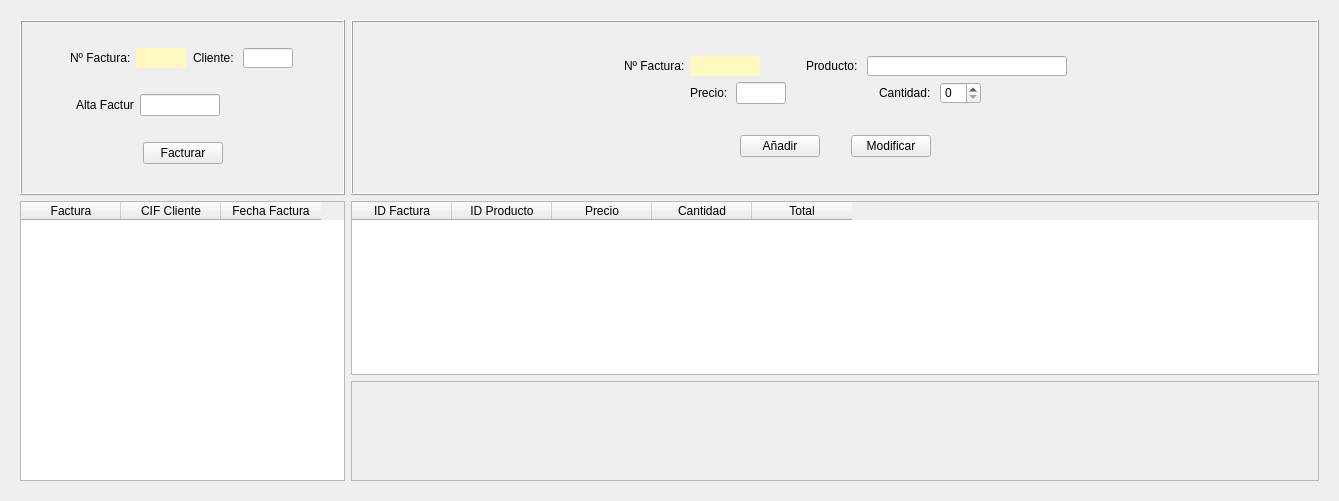
      <widget class="QWidget" name="Facturas">
       <attribute name="title">
        <string>Facturas</string>
       </attribute>
       <layout class="QGridLayout" name="gridLayout_15">
        <item row="0" column="0">
         <widget class="QWidget" name="clientes_3" native="true">
          <layout class="QGridLayout" name="gridLayout_17">
           <item row="0" column="1">
            <widget class="QFrame" name="frameFormulario_4">
             <property name="sizePolicy">
              <sizepolicy hsizetype="Fixed" vsizetype="Ignored">
               <horstretch>1</horstretch>
               <verstretch>2</verstretch>
              </sizepolicy>
             </property>
             <property name="minimumSize">
              <size>
               <width>574</width>
               <height>175</height>
              </size>
             </property>
             <property name="maximumSize">
              <size>
               <width>1000</width>
               <height>175</height>
              </size>
             </property>
             <property name="layoutDirection">
              <enum>Qt::LeftToRight</enum>
             </property>
             <property name="styleSheet">
              <string notr="true">border-color: rgb(255, 253, 225);</string>
             </property>
             <property name="frameShape">
              <enum>QFrame::Box</enum>
             </property>
             <property name="frameShadow">
              <enum>QFrame::Raised</enum>
             </property>
             <layout class="QGridLayout" name="gridLayout_18">
              <item row="0" column="0">
               <spacer name="horizontalSpacer_53">
                <property name="orientation">
                 <enum>Qt::Horizontal</enum>
                </property>
                <property name="sizeHint" stdset="0">
                 <size>
                  <width>120</width>
                  <height>20</height>
                 </size>
                </property>
               </spacer>
              </item>
              <item row="0" column="1">
               <layout class="QGridLayout" name="gridLayout_14">
                <property name="sizeConstraint">
                 <enum>QLayout::SetMinimumSize</enum>
                </property>
                <item row="0" column="0">
                 <layout class="QGridLayout" name="firstFormulario_4">
                  <item row="0" column="2">
                   <widget class="QLabel" name="lblCodBD_4">
                    <property name="minimumSize">
                     <size>
                      <width>70</width>
                      <height>20</height>
                     </size>
                    </property>
                    <property name="maximumSize">
                     <size>
                      <width>70</width>
                      <height>20</height>
                     </size>
                    </property>
                    <property name="styleSheet">
                     <string notr="true">background-color: rgb(255, 248, 192);</string>
                    </property>
                    <property name="text">
                     <string/>
                    </property>
                    <property name="alignment">
                     <set>Qt::AlignCenter</set>
                    </property>
                   </widget>
                  </item>
                  <item row="0" column="0">
                   <spacer name="horizontalSpacer_60">
                    <property name="orientation">
                     <enum>Qt::Horizontal</enum>
                    </property>
                    <property name="sizeType">
                     <enum>QSizePolicy::Expanding</enum>
                    </property>
                    <property name="sizeHint" stdset="0">
                     <size>
                      <width>20</width>
                      <height>20</height>
                     </size>
                    </property>
                   </spacer>
                  </item>
                  <item row="0" column="1">
                   <widget class="QLabel" name="lblCodigo_4">
                    <property name="minimumSize">
                     <size>
                      <width>60</width>
                      <height>0</height>
                     </size>
                    </property>
                    <property name="maximumSize">
                     <size>
                      <width>60</width>
                      <height>16777215</height>
                     </size>
                    </property>
                    <property name="text">
                     <string>Nº Factura:</string>
                    </property>
                   </widget>
                  </item>
                  <item row="0" column="5">
                   <widget class="QLineEdit" name="txtProducto_4">
                    <property name="minimumSize">
                     <size>
                      <width>200</width>
                      <height>20</height>
                     </size>
                    </property>
                    <property name="maximumSize">
                     <size>
                      <width>200</width>
                      <height>20</height>
                     </size>
                    </property>
                    <property name="whatsThis">
                     <string>&lt;html&gt;&lt;head/&gt;&lt;body&gt;&lt;p&gt;&lt;span style=&quot; font-weight:400;&quot;&gt;Introducir DNI&lt;/span&gt;&lt;/p&gt;&lt;/body&gt;&lt;/html&gt;</string>
                    </property>
                    <property name="alignment">
                     <set>Qt::AlignCenter</set>
                    </property>
                   </widget>
                  </item>
                  <item row="0" column="3">
                   <spacer name="horizontalSpacer_58">
                    <property name="orientation">
                     <enum>Qt::Horizontal</enum>
                    </property>
                    <property name="sizeHint" stdset="0">
                     <size>
                      <width>40</width>
                      <height>20</height>
                     </size>
                    </property>
                   </spacer>
                  </item>
                  <item row="0" column="4">
                   <widget class="QLabel" name="lblProducto_4">
                    <property name="text">
                     <string>Producto: </string>
                    </property>
                   </widget>
                  </item>
                 </layout>
                </item>
                <item row="1" column="0">
                 <layout class="QGridLayout" name="gridLayout_16">
                  <property name="sizeConstraint">
                   <enum>QLayout::SetMaximumSize</enum>
                  </property>
                  <item row="0" column="3">
                   <spacer name="horizontalSpacer_61">
                    <property name="orientation">
                     <enum>Qt::Horizontal</enum>
                    </property>
                    <property name="sizeHint" stdset="0">
                     <size>
                      <width>40</width>
                      <height>20</height>
                     </size>
                    </property>
                   </spacer>
                  </item>
                  <item row="0" column="6">
                   <spacer name="horizontalSpacer_62">
                    <property name="orientation">
                     <enum>Qt::Horizontal</enum>
                    </property>
                    <property name="sizeHint" stdset="0">
                     <size>
                      <width>40</width>
                      <height>20</height>
                     </size>
                    </property>
                   </spacer>
                  </item>
                  <item row="0" column="4">
                   <widget class="QLabel" name="lblStock_4">
                    <property name="text">
                     <string>Cantidad: </string>
                    </property>
                   </widget>
                  </item>
                  <item row="0" column="1">
                   <widget class="QLabel" name="lblPrecio_4">
                    <property name="minimumSize">
                     <size>
                      <width>40</width>
                      <height>0</height>
                     </size>
                    </property>
                    <property name="maximumSize">
                     <size>
                      <width>40</width>
                      <height>16777215</height>
                     </size>
                    </property>
                    <property name="text">
                     <string>Precio: </string>
                    </property>
                   </widget>
                  </item>
                  <item row="0" column="0">
                   <spacer name="horizontalSpacer_63">
                    <property name="orientation">
                     <enum>Qt::Horizontal</enum>
                    </property>
                    <property name="sizeType">
                     <enum>QSizePolicy::Expanding</enum>
                    </property>
                    <property name="sizeHint" stdset="0">
                     <size>
                      <width>20</width>
                      <height>20</height>
                     </size>
                    </property>
                   </spacer>
                  </item>
                  <item row="0" column="2">
                   <widget class="QLineEdit" name="txtPrecio_4">
                    <property name="minimumSize">
                     <size>
                      <width>50</width>
                      <height>20</height>
                     </size>
                    </property>
                    <property name="maximumSize">
                     <size>
                      <width>50</width>
                      <height>16777215</height>
                     </size>
                    </property>
                    <property name="cursorPosition">
                     <number>0</number>
                    </property>
                   </widget>
                  </item>
                  <item row="0" column="5">
                   <widget class="QSpinBox" name="spinStock_4"/>
                  </item>
                 </layout>
                </item>
               </layout>
              </item>
              <item row="0" column="2">
               <spacer name="horizontalSpacer_52">
                <property name="orientation">
                 <enum>Qt::Horizontal</enum>
                </property>
                <property name="sizeHint" stdset="0">
                 <size>
                  <width>120</width>
                  <height>20</height>
                 </size>
                </property>
               </spacer>
              </item>
              <item row="1" column="1">
               <layout class="QHBoxLayout" name="horizontalLayout_5">
                <property name="spacing">
                 <number>1</number>
                </property>
                <property name="sizeConstraint">
                 <enum>QLayout::SetDefaultConstraint</enum>
                </property>
                <item>
                 <spacer name="horizontalSpacer_54">
                  <property name="orientation">
                   <enum>Qt::Horizontal</enum>
                  </property>
                  <property name="sizeHint" stdset="0">
                   <size>
                    <width>40</width>
                    <height>20</height>
                   </size>
                  </property>
                 </spacer>
                </item>
                <item>
                 <widget class="QPushButton" name="btnAnyadir_4">
                  <property name="minimumSize">
                   <size>
                    <width>75</width>
                    <height>20</height>
                   </size>
                  </property>
                  <property name="maximumSize">
                   <size>
                    <width>80</width>
                    <height>16777215</height>
                   </size>
                  </property>
                  <property name="text">
                   <string>Añadir</string>
                  </property>
                 </widget>
                </item>
                <item>
                 <spacer name="horizontalSpacer_55">
                  <property name="orientation">
                   <enum>Qt::Horizontal</enum>
                  </property>
                  <property name="sizeType">
                   <enum>QSizePolicy::Fixed</enum>
                  </property>
                  <property name="sizeHint" stdset="0">
                   <size>
                    <width>30</width>
                    <height>20</height>
                   </size>
                  </property>
                 </spacer>
                </item>
                <item>
                 <widget class="QPushButton" name="btnMod_4">
                  <property name="minimumSize">
                   <size>
                    <width>75</width>
                    <height>20</height>
                   </size>
                  </property>
                  <property name="maximumSize">
                   <size>
                    <width>80</width>
                    <height>16777215</height>
                   </size>
                  </property>
                  <property name="text">
                   <string>Modificar</string>
                  </property>
                 </widget>
                </item>
                <item>
                 <spacer name="horizontalSpacer_57">
                  <property name="orientation">
                   <enum>Qt::Horizontal</enum>
                  </property>
                  <property name="sizeHint" stdset="0">
                   <size>
                    <width>40</width>
                    <height>20</height>
                   </size>
                  </property>
                 </spacer>
                </item>
               </layout>
              </item>
             </layout>
            </widget>
           </item>
           <item row="0" column="0">
            <widget class="QFrame" name="frameFormulario_3">
             <property name="sizePolicy">
              <sizepolicy hsizetype="Fixed" vsizetype="Ignored">
               <horstretch>1</horstretch>
               <verstretch>2</verstretch>
              </sizepolicy>
             </property>
             <property name="minimumSize">
              <size>
               <width>325</width>
               <height>175</height>
              </size>
             </property>
             <property name="maximumSize">
              <size>
               <width>1000</width>
               <height>175</height>
              </size>
             </property>
             <property name="layoutDirection">
              <enum>Qt::LeftToRight</enum>
             </property>
             <property name="styleSheet">
              <string notr="true">border-color: rgb(255, 253, 225);</string>
             </property>
             <property name="frameShape">
              <enum>QFrame::Box</enum>
             </property>
             <property name="frameShadow">
              <enum>QFrame::Raised</enum>
             </property>
             <layout class="QGridLayout" name="gridLayout_10">
              <item row="1" column="1">
               <layout class="QGridLayout" name="gridLayout_9">
                <item row="0" column="2">
                 <widget class="QLineEdit" name="txtAlta_3">
                  <property name="minimumSize">
                   <size>
                    <width>80</width>
                    <height>20</height>
                   </size>
                  </property>
                  <property name="maximumSize">
                   <size>
                    <width>50</width>
                    <height>16777215</height>
                   </size>
                  </property>
                  <property name="cursorPosition">
                   <number>0</number>
                  </property>
                 </widget>
                </item>
                <item row="0" column="4">
                 <spacer name="horizontalSpacer_50">
                  <property name="orientation">
                   <enum>Qt::Horizontal</enum>
                  </property>
                  <property name="sizeHint" stdset="0">
                   <size>
                    <width>55</width>
                    <height>20</height>
                   </size>
                  </property>
                 </spacer>
                </item>
                <item row="0" column="0">
                 <spacer name="horizontalSpacer_51">
                  <property name="orientation">
                   <enum>Qt::Horizontal</enum>
                  </property>
                  <property name="sizeType">
                   <enum>QSizePolicy::Expanding</enum>
                  </property>
                  <property name="sizeHint" stdset="0">
                   <size>
                    <width>20</width>
                    <height>20</height>
                   </size>
                  </property>
                 </spacer>
                </item>
                <item row="0" column="3">
                 <widget class="QPushButton" name="btnCalendar_3">
                  <property name="minimumSize">
                   <size>
                    <width>28</width>
                    <height>28</height>
                   </size>
                  </property>
                  <property name="maximumSize">
                   <size>
                    <width>28</width>
                    <height>28</height>
                   </size>
                  </property>
                  <property name="text">
                   <string/>
                  </property>
                  <property name="icon">
                   <iconset>
                    <normaloff>../../BernalMendez/img/calendar.png</normaloff>../../BernalMendez/img/calendar.png</iconset>
                  </property>
                  <property name="iconSize">
                   <size>
                    <width>28</width>
                    <height>28</height>
                   </size>
                  </property>
                  <property name="flat">
                   <bool>true</bool>
                  </property>
                 </widget>
                </item>
                <item row="0" column="1">
                 <widget class="QLabel" name="lblAlta_3">
                  <property name="minimumSize">
                   <size>
                    <width>50</width>
                    <height>0</height>
                   </size>
                  </property>
                  <property name="text">
                   <string>Alta Factura: </string>
                  </property>
                 </widget>
                </item>
               </layout>
              </item>
              <item row="0" column="0">
               <spacer name="horizontalSpacer_41">
                <property name="orientation">
                 <enum>Qt::Horizontal</enum>
                </property>
                <property name="sizeHint" stdset="0">
                 <size>
                  <width>120</width>
                  <height>20</height>
                 </size>
                </property>
               </spacer>
              </item>
              <item row="0" column="1">
               <layout class="QGridLayout" name="firstFormulario_3">
                <item row="0" column="3">
                 <widget class="QLabel" name="lblCliente">
                  <property name="text">
                   <string>Cliente: </string>
                  </property>
                 </widget>
                </item>
                <item row="0" column="2">
                 <spacer name="horizontalSpacer_46">
                  <property name="orientation">
                   <enum>Qt::Horizontal</enum>
                  </property>
                  <property name="sizeHint" stdset="0">
                   <size>
                    <width>40</width>
                    <height>20</height>
                   </size>
                  </property>
                 </spacer>
                </item>
                <item row="0" column="1">
                 <widget class="QLabel" name="lblCodBD_3">
                  <property name="minimumSize">
                   <size>
                    <width>50</width>
                    <height>20</height>
                   </size>
                  </property>
                  <property name="maximumSize">
                   <size>
                    <width>50</width>
                    <height>20</height>
                   </size>
                  </property>
                  <property name="styleSheet">
                   <string notr="true">background-color: rgb(255, 248, 192);</string>
                  </property>
                  <property name="text">
                   <string/>
                  </property>
                  <property name="alignment">
                   <set>Qt::AlignCenter</set>
                  </property>
                 </widget>
                </item>
                <item row="0" column="0">
                 <widget class="QLabel" name="lblCodigo_3">
                  <property name="minimumSize">
                   <size>
                    <width>60</width>
                    <height>0</height>
                   </size>
                  </property>
                  <property name="text">
                   <string>Nº Factura: </string>
                  </property>
                 </widget>
                </item>
                <item row="0" column="6">
                 <spacer name="horizontalSpacer_47">
                  <property name="orientation">
                   <enum>Qt::Horizontal</enum>
                  </property>
                  <property name="sizeHint" stdset="0">
                   <size>
                    <width>40</width>
                    <height>20</height>
                   </size>
                  </property>
                 </spacer>
                </item>
                <item row="0" column="4">
                 <widget class="QLineEdit" name="txtNombre_3">
                  <property name="minimumSize">
                   <size>
                    <width>50</width>
                    <height>20</height>
                   </size>
                  </property>
                  <property name="maximumSize">
                   <size>
                    <width>50</width>
                    <height>20</height>
                   </size>
                  </property>
                  <property name="whatsThis">
                   <string>&lt;html&gt;&lt;head/&gt;&lt;body&gt;&lt;p&gt;&lt;span style=&quot; font-weight:400;&quot;&gt;Introducir DNI&lt;/span&gt;&lt;/p&gt;&lt;/body&gt;&lt;/html&gt;</string>
                  </property>
                  <property name="alignment">
                   <set>Qt::AlignCenter</set>
                  </property>
                 </widget>
                </item>
               </layout>
              </item>
              <item row="0" column="2">
               <spacer name="horizontalSpacer_40">
                <property name="orientation">
                 <enum>Qt::Horizontal</enum>
                </property>
                <property name="sizeHint" stdset="0">
                 <size>
                  <width>120</width>
                  <height>20</height>
                 </size>
                </property>
               </spacer>
              </item>
              <item row="2" column="1">
               <layout class="QHBoxLayout" name="horizontalLayout_4">
                <property name="spacing">
                 <number>1</number>
                </property>
                <property name="sizeConstraint">
                 <enum>QLayout::SetDefaultConstraint</enum>
                </property>
                <item>
                 <spacer name="horizontalSpacer_42">
                  <property name="orientation">
                   <enum>Qt::Horizontal</enum>
                  </property>
                  <property name="sizeHint" stdset="0">
                   <size>
                    <width>40</width>
                    <height>20</height>
                   </size>
                  </property>
                 </spacer>
                </item>
                <item>
                 <widget class="QPushButton" name="btnFacturar">
                  <property name="minimumSize">
                   <size>
                    <width>75</width>
                    <height>20</height>
                   </size>
                  </property>
                  <property name="maximumSize">
                   <size>
                    <width>80</width>
                    <height>16777215</height>
                   </size>
                  </property>
                  <property name="text">
                   <string>Facturar</string>
                  </property>
                 </widget>
                </item>
                <item>
                 <spacer name="horizontalSpacer_45">
                  <property name="orientation">
                   <enum>Qt::Horizontal</enum>
                  </property>
                  <property name="sizeHint" stdset="0">
                   <size>
                    <width>40</width>
                    <height>20</height>
                   </size>
                  </property>
                 </spacer>
                </item>
               </layout>
              </item>
             </layout>
            </widget>
           </item>
           <item row="1" column="1">
            <widget class="QTableWidget" name="tableFacturas2">
             <property name="sizePolicy">
              <sizepolicy hsizetype="Preferred" vsizetype="Preferred">
               <horstretch>0</horstretch>
               <verstretch>0</verstretch>
              </sizepolicy>
             </property>
             <property name="minimumSize">
              <size>
               <width>399</width>
               <height>100</height>
              </size>
             </property>
             <property name="maximumSize">
              <size>
               <width>16777215</width>
               <height>277</height>
              </size>
             </property>
             <column>
              <property name="text">
               <string>ID Factura</string>
              </property>
             </column>
             <column>
              <property name="text">
               <string>ID Producto</string>
              </property>
             </column>
             <column>
              <property name="text">
               <string>Precio</string>
              </property>
             </column>
             <column>
              <property name="text">
               <string>Cantidad</string>
              </property>
             </column>
             <column>
              <property name="text">
               <string>Total</string>
              </property>
             </column>
            </widget>
           </item>
           <item row="2" column="1">
            <widget class="QFrame" name="frame">
             <property name="minimumSize">
              <size>
               <width>0</width>
               <height>100</height>
              </size>
             </property>
             <property name="frameShape">
              <enum>QFrame::StyledPanel</enum>
             </property>
             <property name="frameShadow">
              <enum>QFrame::Raised</enum>
             </property>
            </widget>
           </item>
           <item row="1" column="0" rowspan="2">
            <widget class="QTableWidget" name="tableFacturas1">
             <property name="sizePolicy">
              <sizepolicy hsizetype="Preferred" vsizetype="Preferred">
               <horstretch>0</horstretch>
               <verstretch>0</verstretch>
              </sizepolicy>
             </property>
             <property name="minimumSize">
              <size>
               <width>325</width>
               <height>280</height>
              </size>
             </property>
             <property name="maximumSize">
              <size>
               <width>325</width>
               <height>16777215</height>
              </size>
             </property>
             <property name="editTriggers">
              <set>QAbstractItemView::NoEditTriggers</set>
             </property>
             <property name="alternatingRowColors">
              <bool>true</bool>
             </property>
             <property name="selectionBehavior">
              <enum>QAbstractItemView::SelectRows</enum>
             </property>
             <attribute name="verticalHeaderVisible">
              <bool>false</bool>
             </attribute>
             <column>
              <property name="text">
               <string>Factura</string>
              </property>
             </column>
             <column>
              <property name="text">
               <string>CIF Cliente</string>
              </property>
             </column>
             <column>
              <property name="text">
               <string>Fecha Factura</string>
              </property>
             </column>
            </widget>
           </item>
          </layout>
         </widget>
        </item>
       </layout>
      </widget>
